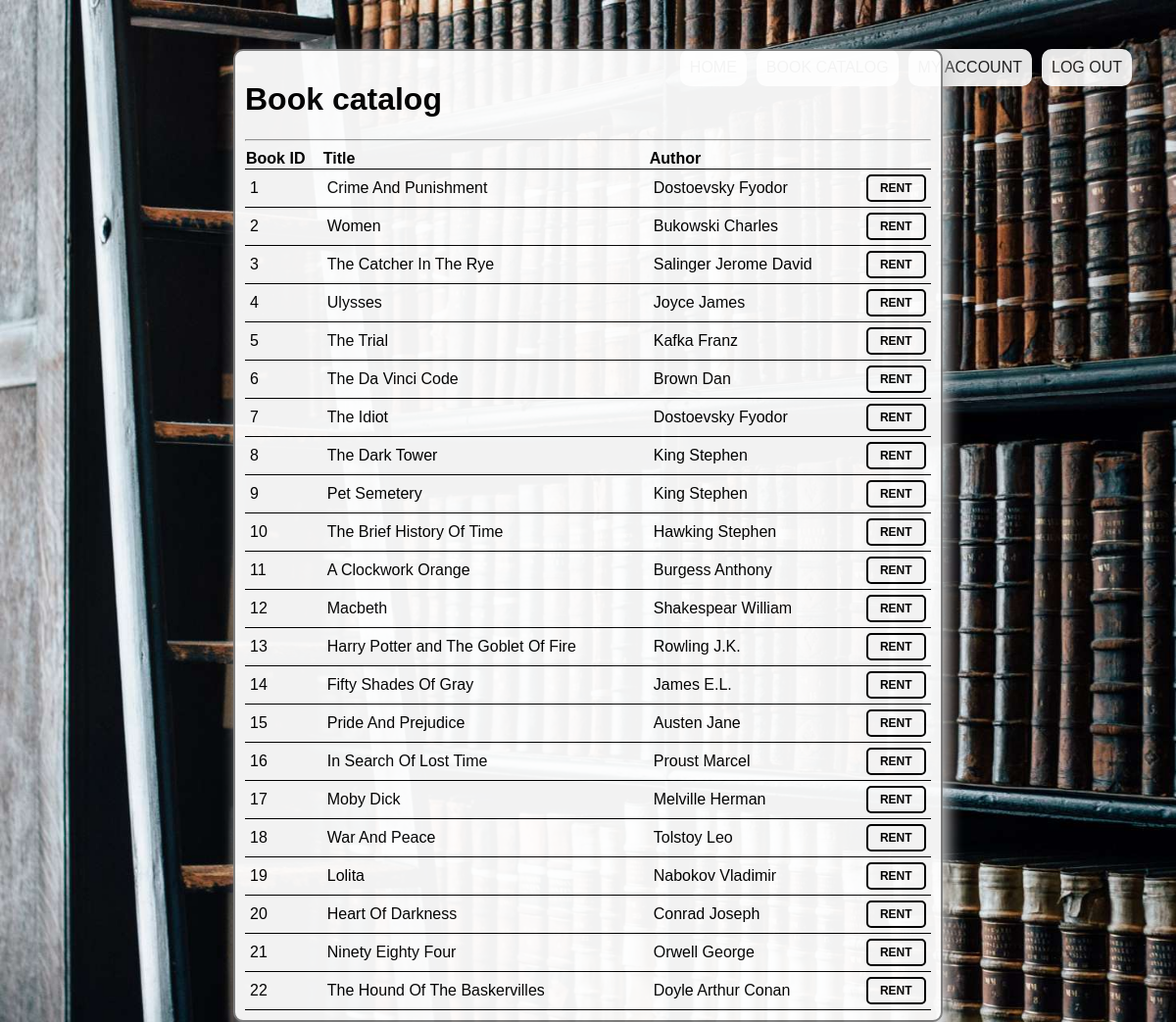
The page /catalog.php (signed in) on the database its author committed.
### tables this page shows
CREATE TABLE `books` (
  `ID_book` int(11) NOT NULL,
  `title` text NOT NULL,
  `author_first_name` text NOT NULL,
  `author_last_name` text NOT NULL
);

### catalog.php (the view, shortened to what this page needs)
<!DOCTYPE html>
<html>
<head>
  <link rel="stylesheet" href="css/style.css">
</head>
<body>
  <?php include 'includes/header.php'; ?>
  <div class="wrapper3">
    <h1>Book catalog</h1>
    <hr>
    <table>
      <tr>
        <th>Book ID</th>
        <th>Title</th>
        <th>Author</th>
        <th></th>
      </tr>
      <?php
      require("config/dbconnect.php");
      $sql = "
      SELECT ID_book, title, CONCAT(author_last_name,' ',author_first_name) AS author from books";
      if(!$result = $con->query($sql)){
      die('There was an error running the query [' . $con->error .']');
      }
      while($row = $result->fetch_assoc()){
      echo "<tr>";
      echo "<td>" . $row['ID_book'] . "</td>";
      echo "<td>" . $row['title'] . "</td>";
      echo "<td>" . $row['author'] . "</td>";
      echo "<td>" . '<form action=' . htmlspecialchars($_SERVER["PHP_SELF"]) . ' method="post"> <button type="submit" name="button" value=' . $row["ID_book"] . ' class="rentbutton">RENT</button> </form>' . "</td>";
      echo "</tr>";
      }
      ?>
    </table>
  </div>
</body>
</html>

### includes/header.php
<?php
echo '<header>
  <nav class="top-navbar">
  <ul>
    <li><a class = "navlink" href="logout.php">LOG OUT</a></li>
    <li><a class = "navlink" href="myaccount.php">MY ACCOUNT</a></li>
    <li><a class = "navlink" href="catalog.php">BOOK CATALOG</a></li>
    <li><a class = "navlink" href="index.php">HOME</a></li>
  </ul>
  </nav>
</header>';
 ?>

### css/style.css (style rules this page uses)
ul { list-style-type: none; margin: 0; padding: 0; }
li a { display: block; }
.navlink { text-decoration: none; }
body { font-family: sans-serif; background-image: url("../css/login-bg1.jpg"); background-repeat: no-repeat; background-size: cover; width: 100%; height: 100%; margin: 0; }
.navlink:link { color: #222222; background-color: transparent; text-decoration: none; }
.top-navbar { margin-top: 2px; width: 100%; height: 20%; }
.top-navbar .navlink { padding: 10px; float: right; background-color: white; border-radius: 10px; margin: 0 5px; opacity: 0.9; }
.top-navbar li::after { padding-left: 10px; }
.top-navbar ul:first-child { padding-right: 40px; }
.wrapper3 { width: 700px; height: auto; display: block; margin: 50px auto auto auto; padding: 10px 10px; border: 2px solid gray; border-radius: 10px; box-shadow: 5px 10px 15px lightgray; opacity: 0.95; background-color: white; }
td { padding: 5px; }
tr { text-align: left; border-bottom: 1px solid black; }
table { width: 100%; border-collapse: collapse; }
.rentbutton { width: 100%; border-radius: 5px; background-color: transparent; color: black; font-weight: bold; border: 2px solid black; padding: 5px; font-size: 12px; cursor: pointer; }

### rows shown on the page
books: ID_book "1", title "Crime And Punishment", author "Dostoevsky Fyodor"
books: ID_book "2", title "Women", author "Bukowski Charles"
books: ID_book "3", title "The Catcher In The Rye", author "Salinger Jerome David"
books: ID_book "4", title "Ulysses", author "Joyce James"
books: ID_book "5", title "The Trial", author "Kafka Franz"
books: ID_book "6", title "The Da Vinci Code", author "Brown Dan"
books: ID_book "7", title "The Idiot", author "Dostoevsky Fyodor"
books: ID_book "8", title "The Dark Tower", author "King Stephen"
books: ID_book "9", title "Pet Semetery", author "King Stephen"
books: ID_book "10", title "The Brief History Of Time", author "Hawking Stephen"
books: ID_book "11", title "A Clockwork Orange", author "Burgess Anthony"
books: ID_book "12", title "Macbeth", author "Shakespear William"
books: ID_book "13", title "Harry Potter and The Goblet Of Fire", author "Rowling J.K."
books: ID_book "14", title "Fifty Shades Of Gray", author "James E.L."
books: ID_book "15", title "Pride And Prejudice", author "Austen Jane"
books: ID_book "16", title "In Search Of Lost Time", author "Proust Marcel"
books: ID_book "17", title "Moby Dick", author "Melville Herman"
books: ID_book "18", title "War And Peace", author "Tolstoy Leo"
books: ID_book "19", title "Lolita", author "Nabokov Vladimir"
books: ID_book "20", title "Heart Of Darkness", author "Conrad Joseph"
books: ID_book "21", title "Ninety Eighty Four", author "Orwell George"
books: ID_book "22", title "The Hound Of The Baskervilles", author "Doyle Arthur Conan"
